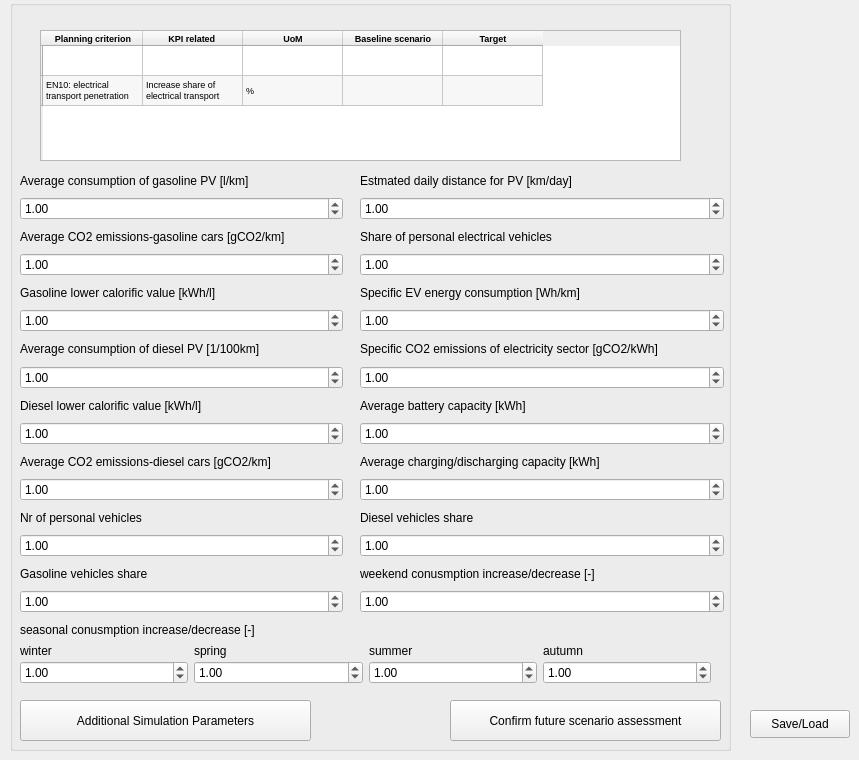
        <widget class="QWidget" name="transport">
         <attribute name="title">
          <string>Transport sector</string>
         </attribute>
         <widget class="QGroupBox" name="cooling_5">
          <property name="geometry">
           <rect>
            <x>10</x>
            <y>0</y>
            <width>721</width>
            <height>751</height>
           </rect>
          </property>
          <property name="title">
           <string/>
          </property>
          <widget class="QPushButton" name="save_to_webserver">
           <property name="geometry">
            <rect>
             <x>440</x>
             <y>700</y>
             <width>271</width>
             <height>41</height>
            </rect>
           </property>
           <property name="text">
            <string>Confirm future scenario assessment</string>
           </property>
          </widget>
          <widget class="QWidget" name="verticalLayoutWidget_9">
           <property name="geometry">
            <rect>
             <x>10</x>
             <y>170</y>
             <width>323</width>
             <height>443</height>
            </rect>
           </property>
           <layout class="QVBoxLayout" name="verticalLayout_11">
            <item>
             <widget class="QLabel" name="label_62">
              <property name="text">
               <string>Average consumption of gasoline PV [l/km]</string>
              </property>
             </widget>
            </item>
            <item>
             <widget class="QDoubleSpinBox" name="averegeGasoline">
              <property name="singleStep">
               <double>0.010000000000000</double>
              </property>
              <property name="value">
               <double>1.000000000000000</double>
              </property>
             </widget>
            </item>
            <item>
             <widget class="QLabel" name="label_65">
              <property name="text">
               <string>Average CO2 emissions-gasoline cars [gCO2/km]</string>
              </property>
             </widget>
            </item>
            <item>
             <widget class="QDoubleSpinBox" name="averageCO2gasoline">
              <property name="singleStep">
               <double>0.010000000000000</double>
              </property>
              <property name="value">
               <double>1.000000000000000</double>
              </property>
             </widget>
            </item>
            <item>
             <widget class="QLabel" name="label_66">
              <property name="text">
               <string>Gasoline lower calorific value [kWh/l]</string>
              </property>
             </widget>
            </item>
            <item>
             <widget class="QDoubleSpinBox" name="gasoline">
              <property name="singleStep">
               <double>0.010000000000000</double>
              </property>
              <property name="value">
               <double>1.000000000000000</double>
              </property>
             </widget>
            </item>
            <item>
             <widget class="QLabel" name="label_67">
              <property name="text">
               <string>Average consumption of diesel PV [1/100km]</string>
              </property>
             </widget>
            </item>
            <item>
             <widget class="QDoubleSpinBox" name="averageDiesel">
              <property name="singleStep">
               <double>0.010000000000000</double>
              </property>
              <property name="value">
               <double>1.000000000000000</double>
              </property>
             </widget>
            </item>
            <item>
             <widget class="QLabel" name="label_69">
              <property name="text">
               <string>Diesel lower calorific value [kWh/l]</string>
              </property>
             </widget>
            </item>
            <item>
             <widget class="QDoubleSpinBox" name="diesel">
              <property name="singleStep">
               <double>0.010000000000000</double>
              </property>
              <property name="value">
               <double>1.000000000000000</double>
              </property>
             </widget>
            </item>
            <item>
             <widget class="QLabel" name="label_68">
              <property name="text">
               <string>Average CO2 emissions-diesel cars [gCO2/km]</string>
              </property>
             </widget>
            </item>
            <item>
             <widget class="QDoubleSpinBox" name="averageCO2diesel">
              <property name="singleStep">
               <double>0.010000000000000</double>
              </property>
              <property name="value">
               <double>1.000000000000000</double>
              </property>
             </widget>
            </item>
            <item>
             <widget class="QLabel" name="label_70">
              <property name="text">
               <string>Nr of personal vehicles</string>
              </property>
             </widget>
            </item>
            <item>
             <widget class="QDoubleSpinBox" name="personalVehicles">
              <property name="singleStep">
               <double>0.010000000000000</double>
              </property>
              <property name="value">
               <double>1.000000000000000</double>
              </property>
             </widget>
            </item>
            <item>
             <widget class="QLabel" name="label_71">
              <property name="text">
               <string>Gasoline vehicles share </string>
              </property>
             </widget>
            </item>
            <item>
             <widget class="QDoubleSpinBox" name="gasolineVehicles">
              <property name="singleStep">
               <double>0.010000000000000</double>
              </property>
              <property name="value">
               <double>1.000000000000000</double>
              </property>
             </widget>
            </item>
           </layout>
          </widget>
          <widget class="QWidget" name="verticalLayoutWidget_10">
           <property name="geometry">
            <rect>
             <x>350</x>
             <y>170</y>
             <width>364</width>
             <height>443</height>
            </rect>
           </property>
           <layout class="QVBoxLayout" name="verticalLayout_12">
            <item>
             <widget class="QLabel" name="label_73">
              <property name="text">
               <string>Estmated daily distance for PV [km/day]</string>
              </property>
             </widget>
            </item>
            <item>
             <widget class="QDoubleSpinBox" name="dailyDistance">
              <property name="singleStep">
               <double>0.010000000000000</double>
              </property>
              <property name="value">
               <double>1.000000000000000</double>
              </property>
             </widget>
            </item>
            <item>
             <widget class="QLabel" name="label_74">
              <property name="text">
               <string>Share of personal electrical vehicles</string>
              </property>
             </widget>
            </item>
            <item>
             <widget class="QDoubleSpinBox" name="electricVehicles">
              <property name="singleStep">
               <double>0.010000000000000</double>
              </property>
              <property name="value">
               <double>1.000000000000000</double>
              </property>
             </widget>
            </item>
            <item>
             <widget class="QLabel" name="label_75">
              <property name="text">
               <string>Specific EV energy consumption [Wh/km]</string>
              </property>
             </widget>
            </item>
            <item>
             <widget class="QDoubleSpinBox" name="energyConsum">
              <property name="singleStep">
               <double>0.010000000000000</double>
              </property>
              <property name="value">
               <double>1.000000000000000</double>
              </property>
             </widget>
            </item>
            <item>
             <widget class="QLabel" name="label_76">
              <property name="text">
               <string>Specific CO2 emissions of electricity sector [gCO2/kWh]</string>
              </property>
             </widget>
            </item>
            <item>
             <widget class="QDoubleSpinBox" name="co2ElectricalSector">
              <property name="singleStep">
               <double>0.010000000000000</double>
              </property>
              <property name="value">
               <double>1.000000000000000</double>
              </property>
             </widget>
            </item>
            <item>
             <widget class="QLabel" name="label_77">
              <property name="text">
               <string>Average battery capacity [kWh]</string>
              </property>
             </widget>
            </item>
            <item>
             <widget class="QDoubleSpinBox" name="avarageBattery">
              <property name="singleStep">
               <double>0.010000000000000</double>
              </property>
              <property name="value">
               <double>1.000000000000000</double>
              </property>
             </widget>
            </item>
            <item>
             <widget class="QLabel" name="label_78">
              <property name="text">
               <string>Average charging/discharging capacity [kWh]</string>
              </property>
             </widget>
            </item>
            <item>
             <widget class="QDoubleSpinBox" name="avarageChargingDischarging">
              <property name="singleStep">
               <double>0.010000000000000</double>
              </property>
              <property name="value">
               <double>1.000000000000000</double>
              </property>
             </widget>
            </item>
            <item>
             <widget class="QLabel" name="label_72">
              <property name="text">
               <string>Diesel vehicles share </string>
              </property>
             </widget>
            </item>
            <item>
             <widget class="QDoubleSpinBox" name="dieselVehicles">
              <property name="singleStep">
               <double>0.010000000000000</double>
              </property>
              <property name="value">
               <double>1.000000000000000</double>
              </property>
             </widget>
            </item>
            <item>
             <widget class="QLabel" name="label_27">
              <property name="text">
               <string>weekend conusmption increase/decrease [-]</string>
              </property>
             </widget>
            </item>
            <item>
             <widget class="QDoubleSpinBox" name="weekend">
              <property name="singleStep">
               <double>0.010000000000000</double>
              </property>
              <property name="value">
               <double>1.000000000000000</double>
              </property>
             </widget>
            </item>
           </layout>
          </widget>
          <widget class="QTableWidget" name="tableWidget_3f">
           <property name="geometry">
            <rect>
             <x>30</x>
             <y>30</y>
             <width>641</width>
             <height>131</height>
            </rect>
           </property>
           <property name="alternatingRowColors">
            <bool>true</bool>
           </property>
           <property name="selectionMode">
            <enum>QAbstractItemView::MultiSelection</enum>
           </property>
           <property name="selectionBehavior">
            <enum>QAbstractItemView::SelectRows</enum>
           </property>
           <property name="textElideMode">
            <enum>Qt::ElideNone</enum>
           </property>
           <row>
            <property name="text">
             <string/>
            </property>
           </row>
           <row>
            <property name="text">
             <string/>
            </property>
           </row>
           <column>
            <property name="text">
             <string>Planning criterion</string>
            </property>
            <property name="font">
             <font>
              <pointsize>7</pointsize>
              <weight>75</weight>
              <bold>true</bold>
             </font>
            </property>
           </column>
           <column>
            <property name="text">
             <string>KPI related </string>
            </property>
            <property name="font">
             <font>
              <pointsize>7</pointsize>
              <weight>75</weight>
              <bold>true</bold>
             </font>
            </property>
           </column>
           <column>
            <property name="text">
             <string>UoM</string>
            </property>
            <property name="font">
             <font>
              <pointsize>7</pointsize>
              <weight>75</weight>
              <bold>true</bold>
             </font>
            </property>
           </column>
           <column>
            <property name="text">
             <string>Baseline scenario</string>
            </property>
            <property name="font">
             <font>
              <pointsize>7</pointsize>
              <weight>75</weight>
              <bold>true</bold>
             </font>
            </property>
           </column>
           <column>
            <property name="text">
             <string>Target</string>
            </property>
            <property name="font">
             <font>
              <pointsize>7</pointsize>
              <weight>75</weight>
              <bold>true</bold>
             </font>
            </property>
           </column>
           <item row="1" column="0">
            <property name="text">
             <string>EN10: electrical transport penetration </string>
            </property>
            <property name="font">
             <font>
              <pointsize>7</pointsize>
             </font>
            </property>
           </item>
           <item row="1" column="1">
            <property name="text">
             <string>Increase share of electrical transport</string>
            </property>
            <property name="font">
             <font>
              <pointsize>7</pointsize>
             </font>
            </property>
           </item>
           <item row="1" column="2">
            <property name="text">
             <string>%</string>
            </property>
            <property name="font">
             <font>
              <pointsize>7</pointsize>
             </font>
            </property>
           </item>
          </widget>
          <widget class="QWidget" name="horizontalLayoutWidget_58">
           <property name="geometry">
            <rect>
             <x>10</x>
             <y>640</y>
             <width>691</width>
             <height>21</height>
            </rect>
           </property>
           <layout class="QHBoxLayout" name="horizontalLayout_63">
            <item>
             <widget class="QLabel" name="label_113">
              <property name="text">
               <string>winter</string>
              </property>
             </widget>
            </item>
            <item>
             <widget class="QLabel" name="label_112">
              <property name="text">
               <string>spring</string>
              </property>
             </widget>
            </item>
            <item>
             <widget class="QLabel" name="label_111">
              <property name="text">
               <string>summer</string>
              </property>
             </widget>
            </item>
            <item>
             <widget class="QLabel" name="label_114">
              <property name="text">
               <string>autumn</string>
              </property>
             </widget>
            </item>
           </layout>
          </widget>
          <widget class="QWidget" name="horizontalLayoutWidget_9">
           <property name="geometry">
            <rect>
             <x>10</x>
             <y>660</y>
             <width>691</width>
             <height>26</height>
            </rect>
           </property>
           <layout class="QHBoxLayout" name="horizontalLayout_11">
            <item>
             <widget class="QDoubleSpinBox" name="btnWinter">
              <property name="singleStep">
               <double>0.010000000000000</double>
              </property>
              <property name="value">
               <double>1.000000000000000</double>
              </property>
             </widget>
            </item>
            <item>
             <widget class="QDoubleSpinBox" name="btnSpring">
              <property name="singleStep">
               <double>0.010000000000000</double>
              </property>
              <property name="value">
               <double>1.000000000000000</double>
              </property>
             </widget>
            </item>
            <item>
             <widget class="QDoubleSpinBox" name="btnSummer">
              <property name="singleStep">
               <double>0.010000000000000</double>
              </property>
              <property name="value">
               <double>1.000000000000000</double>
              </property>
             </widget>
            </item>
            <item>
             <widget class="QDoubleSpinBox" name="btnAutumn">
              <property name="singleStep">
               <double>0.010000000000000</double>
              </property>
              <property name="value">
               <double>1.000000000000000</double>
              </property>
             </widget>
            </item>
           </layout>
          </widget>
          <widget class="QLabel" name="label_110">
           <property name="geometry">
            <rect>
             <x>10</x>
             <y>620</y>
             <width>681</width>
             <height>20</height>
            </rect>
           </property>
           <property name="text">
            <string>seasonal conusmption increase/decrease [-]</string>
           </property>
          </widget>
          <widget class="QPushButton" name="additional_parameters_btn">
           <property name="geometry">
            <rect>
             <x>10</x>
             <y>700</y>
             <width>291</width>
             <height>41</height>
            </rect>
           </property>
           <property name="text">
            <string>Additional Simulation Parameters</string>
           </property>
          </widget>
         </widget>
         <widget class="QPushButton" name="saveLoad">
          <property name="geometry">
           <rect>
            <x>750</x>
            <y>710</y>
            <width>100</width>
            <height>28</height>
           </rect>
          </property>
          <property name="sizePolicy">
           <sizepolicy hsizetype="Minimum" vsizetype="Fixed">
            <horstretch>0</horstretch>
            <verstretch>0</verstretch>
           </sizepolicy>
          </property>
          <property name="minimumSize">
           <size>
            <width>100</width>
            <height>0</height>
           </size>
          </property>
          <property name="maximumSize">
           <size>
            <width>100</width>
            <height>16777215</height>
           </size>
          </property>
          <property name="baseSize">
           <size>
            <width>0</width>
            <height>0</height>
           </size>
          </property>
          <property name="text">
           <string>Save/Load</string>
          </property>
         </widget>
        </widget>
